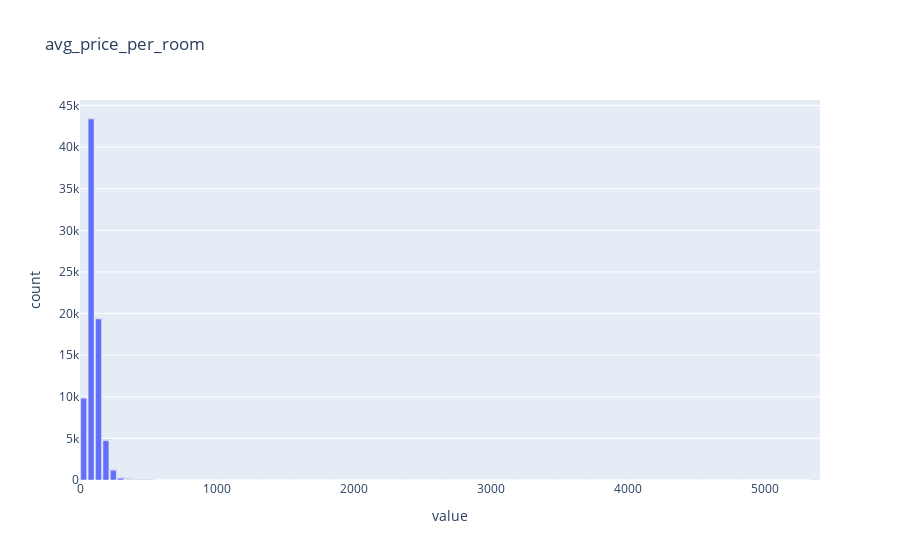

The notebook cell this image was saved under:
### Code cell
hotel_df.plot.hist("avg_price_per_room", bins=100, title="avg_price_per_room")
